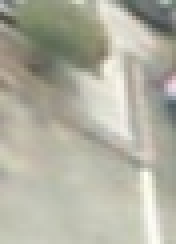
#> input picture protocolo-teste-1/Empty/2012-12-07_17_32_25#019.jpg, 44 x 61 px, given as the content of the folder protocolo-teste-1/Empty/2012-12-07_17_32_25#019.jpg, which was not available (shown 4 times larger)
$ python extract.py 'protocolo-teste-1/Empty/2012-12-07_17_32_25#019.jpg' 'protocolo-teste-1/Empty/2012-12-07_17_37_25#016.jpg'
#> lines starting #> are read from the running program, lines starting #| are printed output that depends on the picture; pictures that were not available may be replaced by others from this repository, and a replacement may not be noted
### localbinarypatterns.py
# import the necessary packages
from skimage import feature
import numpy as np

class LocalBinaryPatterns:
	def __init__(self, numPoints, radius):
		# store the number of points and radius
		self.numPoints = numPoints
		self.radius = radius

	def describe(self, image, eps=1e-7):
		# compute the Local Binary Pattern representation
		# of the image, and then use the LBP representation
		# to build the histogram of patterns
		lbp = feature.local_binary_pattern(image, self.numPoints,
			self.radius, method="default")

		(hist, _) = np.histogram(lbp.ravel(),
			bins=np.arange(0, 256),
			range=(0, 256))

		# normalize the histogram
		#hist = hist.astype("float")
		#hist /= (hist.sum() + eps)

		# return the histogram of Local Binary Patterns
		return lbp, hist

### extract.py
import cv2
import os
import sys
import csv
from localbinarypatterns import LocalBinaryPatterns
from matplotlib import pyplot as plt


# Certifies that the paths was passed in command the line
if len(sys.argv) < 3:
    print("Please, provide the path to PKLot Dataset and name for extracted features")
    exit(0)

#contruct object to extract the features
desc = LocalBinaryPatterns(8, 1)

shown = False
#Walks througt PKLot directory
Lots = os.walk(sys.argv[1])
for path, _, files in Lots:
    for img in files:
        if  img.endswith('.jpg'):
            image = path + '/' + img #Path to the Parking Lot image
            image = cv2.imread(image)
#> image is the input picture: shape (61, 44, 3); mean B, G, R 161.6, 175.8, 176.6
            image_grey = cv2.cvtColor(image, cv2.COLOR_BGR2GRAY)
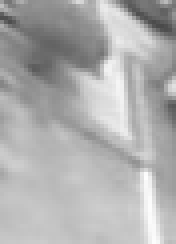
#> image_grey: shape (61, 44) (shown 4 times larger); min 74, max 253, mean 174.4
            lbp, hist = desc.describe(image_grey)
#> in describe, `lbp = feature.local_binary_pattern(image, self.numPoints, self.radius,..`:
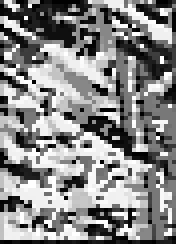
#> lbp: shape (61, 44) float64 (shown 4 times larger); min 0, max 255, mean 135.2
#> in describe, `(hist, _) = np.histogram(lbp.ravel(), bins=np.arange(0, 256), range=(0..`: hist = 255 values, max 189 at index 120, min 0 at index 10, mean 10.53
            if shown is False:
                shown = True
                plt.figure(figsize=(10,6))
                plt.subplot(1,2,1)
                plt.imshow(image)
                plt.subplot(1,2,2)
                plt.imshow(lbp, 'gray')
                plt.show()
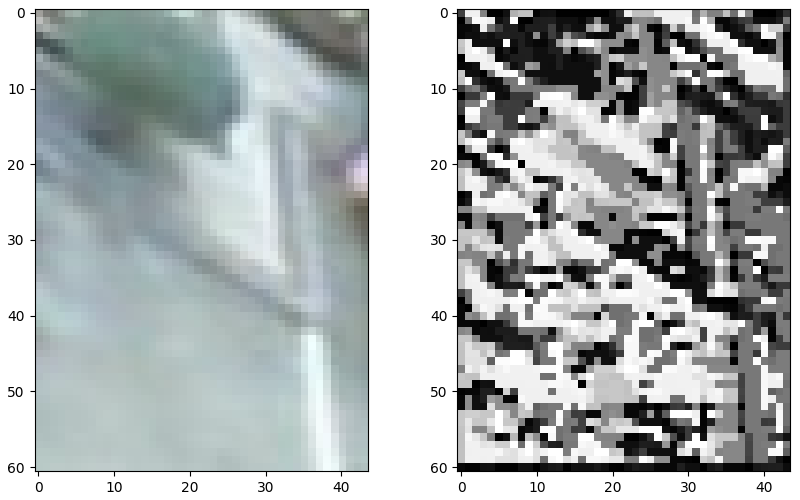
#> figure drawn by matplotlib, 2 panels; B, G, R data is drawn as R, G, B
                plt.plot(hist,color = "blue")
                plt.show()
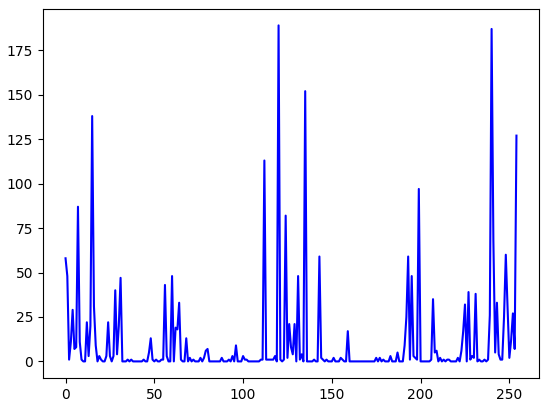
#> figure drawn by matplotlib, 1 panel; curve peaks at x = 120, y = 189

            with open(sys.argv[2]+'.csv', 'a', newline='') as file:
                hist_class = list(hist)
#> hist_class has the same summary as hist in describe
                if "Empty" in path:
                    hist_class.append(0)
                else:
                    hist_class.append(1)
                writer = csv.writer(file)
                writer.writerow(hist_class)

$ run again, on protocolo-teste-1/Empty/2012-12-07_18_52_27#016.jpg
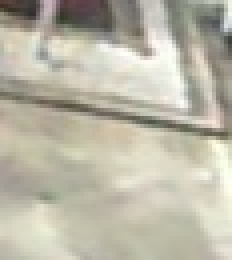
#> input picture protocolo-teste-1/Empty/2012-12-07_18_52_27#016.jpg, 58 x 65 px, given as the content of the folder protocolo-teste-1/Empty/2012-12-07_18_52_27#016.jpg, which was not available (shown 4 times larger)
#> image is the input picture: shape (65, 58, 3); mean B, G, R 167.4, 183.4, 186.9
#> in describe, `lbp = feature.local_binary_pattern(image, self.numPoints, self.radius,..`:
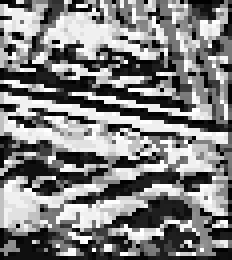
#> lbp: shape (65, 58) float64 (shown 4 times larger); min 0, max 255, mean 128.2
#> in describe, `(hist, _) = np.histogram(lbp.ravel(), bins=np.arange(0, 256), range=(0..`: hist = 255 values, max 315 at index 15, min 0 at index 9, mean 14.78
#> `plt.show()`:
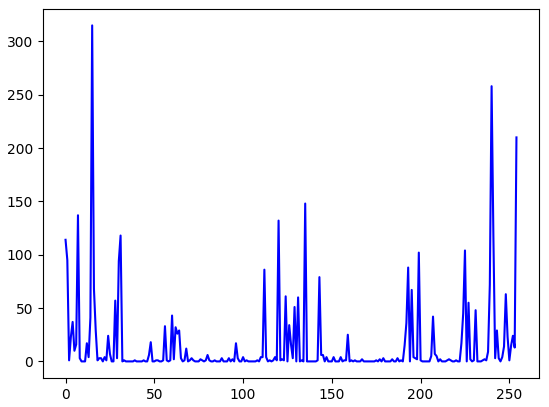
#> figure drawn by matplotlib, 1 panel; curve peaks at x = 15, y = 315
#> hist_class has the same summary as hist in describe

$ run again, on protocolo-teste-1/Empty/2012-12-07_18_52_27#020.jpg
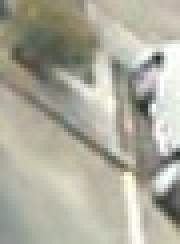
#> input picture protocolo-teste-1/Empty/2012-12-07_18_52_27#020.jpg, 45 x 61 px, given as the content of the folder protocolo-teste-1/Empty/2012-12-07_18_52_27#020.jpg, which was not available (shown 4 times larger)
#> image is the input picture: shape (61, 45, 3); mean B, G, R 156.9, 171.1, 172.6
#> in describe, `lbp = feature.local_binary_pattern(image, self.numPoints, self.radius,..`:
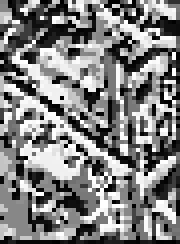
#> lbp: shape (61, 45) float64 (shown 4 times larger); min 0, max 255, mean 129.3
#> in describe, `(hist, _) = np.histogram(lbp.ravel(), bins=np.arange(0, 256), range=(0..`: hist = 255 values, max 223 at index 135, min 0 at index 9, mean 10.76
#> `plt.show()`:
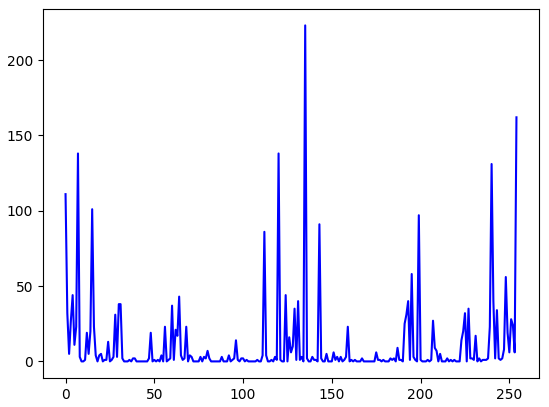
#> figure drawn by matplotlib, 1 panel; curve peaks at x = 135, y = 223
#> hist_class has the same summary as hist in describe

$ run again, on protocolo-teste-1/Empty/2012-12-07_18_52_27#027.jpg
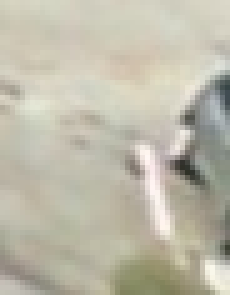
#> input picture protocolo-teste-1/Empty/2012-12-07_18_52_27#027.jpg, 46 x 59 px, given as the content of the folder protocolo-teste-1/Empty/2012-12-07_18_52_27#027.jpg, which was not available (shown 5 times larger)
#> image is the input picture: shape (59, 46, 3); mean B, G, R 169.8, 186.2, 189.7
#> in describe, `lbp = feature.local_binary_pattern(image, self.numPoints, self.radius,..`:
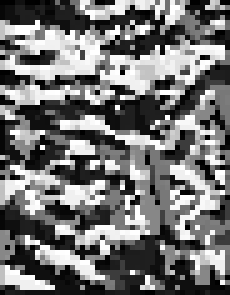
#> lbp: shape (59, 46) float64 (shown 5 times larger); min 0, max 255, mean 116.1
#> in describe, `(hist, _) = np.histogram(lbp.ravel(), bins=np.arange(0, 256), range=(0..`: hist = 255 values, max 217 at index 15, min 0 at index 10, mean 10.64
#> `plt.show()`:
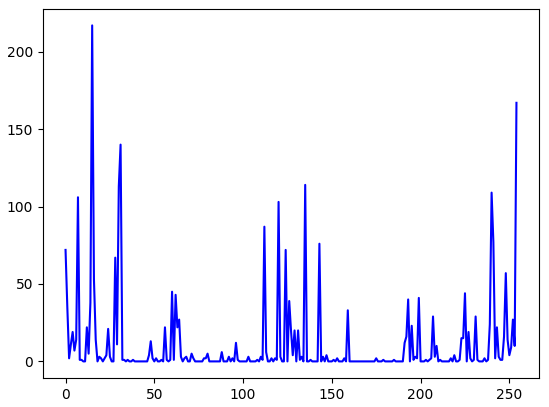
#> figure drawn by matplotlib, 1 panel; curve peaks at x = 15, y = 217
#> hist_class has the same summary as hist in describe
